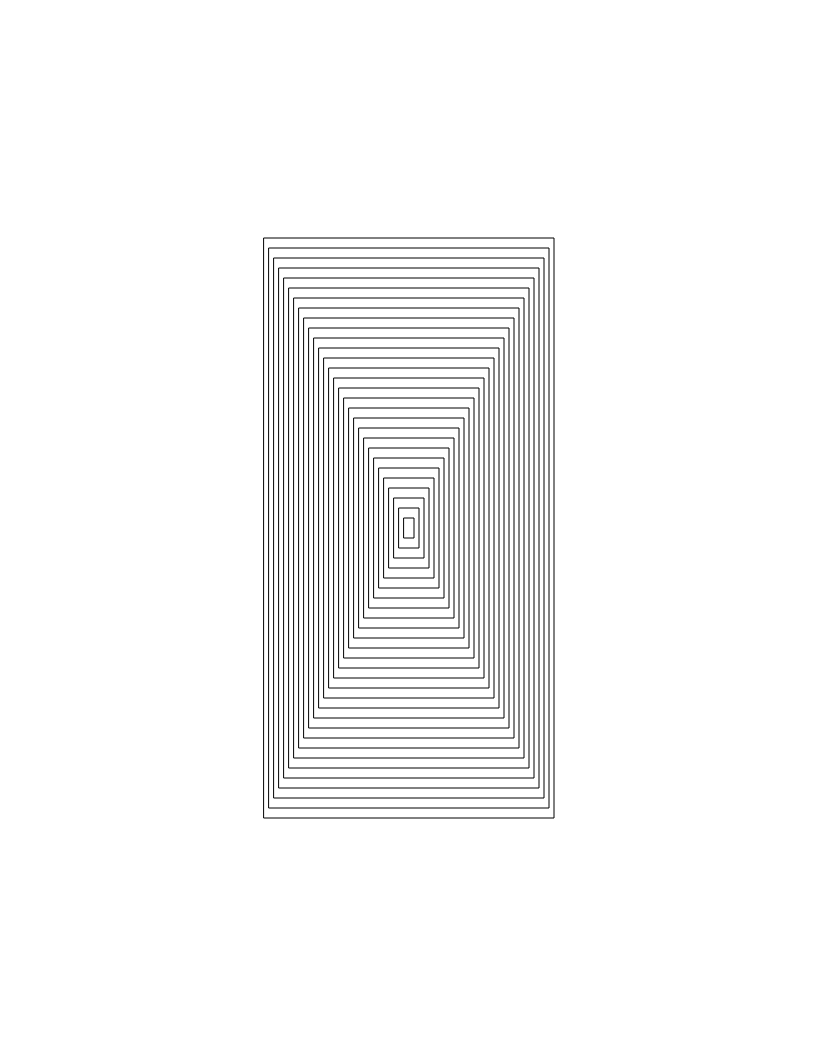
Frame 1 (no input)
Frame 60 (no input): identical to frame 1, image omitted
Frame 120 (the mouse pressed at the canvas centre since frame 60): identical to frame 1, image omitted

The p5.js sketch that drew this single still picture (run headless with seeded random() and noise() and a simulated clock; from frame 60 on, the mouse is pressed at the canvas centre):

// p5.js sketch
// ── sketch.js
p5.disableFriendlyErrors = true; // keep warnings quiet
let bDoExportSvg = false;

function setup() {
  // 8.5" x 11" at 96 dpi
  createCanvas(816, 1056);
  rectMode(CENTER);
}

function keyPressed() {
  if (key === 's') {
    bDoExportSvg = true;
  }
}

function draw() {
  background(255);

  // Start recording this frame to SVG
  if (bDoExportSvg) {
    beginRecordSvg(this, "myOutput.svg");
  }

  noFill();
  stroke(0);

  translate(width / 2, height / 2);

  for (let i = 0; i < 30; i++) {
    rect(1, 0, i * 10, i * 20);
    
  }

  // Stop recording and save the file
  if (bDoExportSvg) {
    endRecordSvg();
    bDoExportSvg = false;
  }
}
